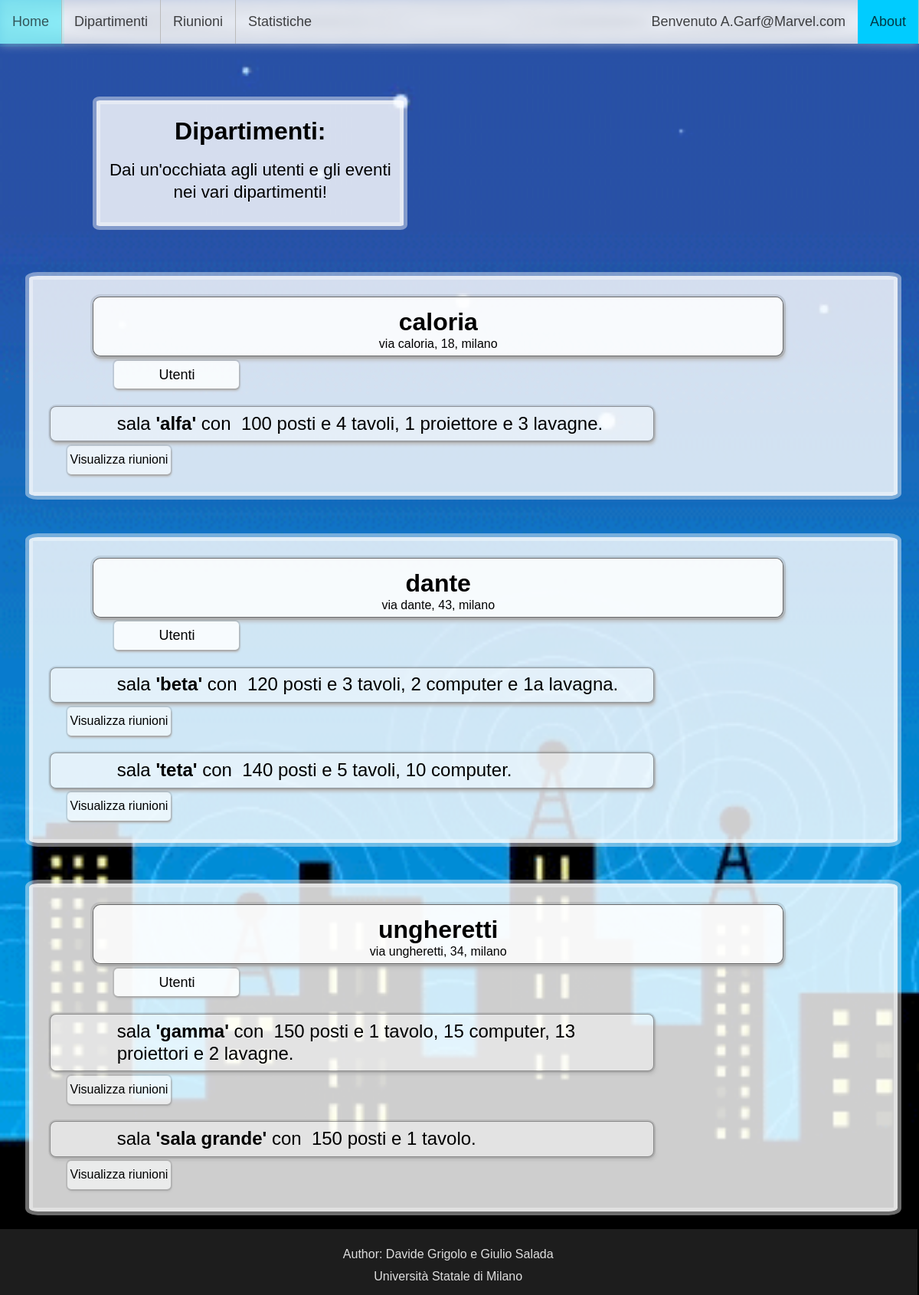
The page /Progetto/Frontend/SALEriun.php (signed in) on the database its author committed.
### tables this page shows
CREATE TABLE `sala_riunione` (
  `ID_Sala` int(11) NOT NULL,
  `nome` varchar(50) NOT NULL,
  `n_posti` int(11) DEFAULT 0,
  `n_tavoli` int(11) DEFAULT 0,
  `n_computer` int(11) DEFAULT NULL,
  `n_proiettori` int(11) DEFAULT NULL,
  `n_lavagne` int(11) DEFAULT NULL,
  `nome_Dipartimento` varchar(50) NOT NULL
);

CREATE TABLE `dipartimento` (
  `Nome` varchar(50) NOT NULL,
  `Indirizzo` varchar(255) NOT NULL
);

### Progetto/common/DBquery.php (called while the page is built, shortened)
<?php
function SALAriun2($data){
  include "../Backend/DBconnect.php";
  $query = "SELECT sala_riunione.*, riunione.*, dipartimento.Indirizzo
  FROM (sala_riunione LEFT JOIN riunione ON  riunione.ID_Sala = sala_riunione.ID_Sala)
  INNER JOIN dipartimento ON sala_riunione.nome_Dipartimento = dipartimento.Nome
  WHERE ((riunione.data >= $data) OR (riunione.data IS NULL))
  ORDER BY nome_Dipartimento, sala_riunione.nome, riunione.data DESC, riunione.orario_inizio DESC, riunione.ID_Riunione";
  $res = $cid->query($query)
    or die("<p>Impossibile eseguire query.</p>"
    . "<p>Codice errore " . $cid->errno
      . ": " . $cid->error) . "</p>";
  if ($res->num_rows > 0) {
    return $res;
  }
}
function SALAriun_Users($dip){
  include "../Backend/DBconnect.php";
  $query = "SELECT dipendente.nome, dipendente.cognome, dipendente.Email, dipendente.email_auth, dipendente.data_auth
  FROM dipendente
  WHERE nome_Dipartimento = '$dip'
  ORDER BY dipendente.nome, dipendente.cognome";
  $res = $cid->query($query)
    or die("<p>Impossibile eseguire query.</p>"
    . "<p>Codice errore " . $cid->errno
      . ": " . $cid->error) . "</p>";
  if ($res->num_rows > 0) {
    return $res;
  }
}
function SALAriun_IS_Dir($mail){
  include "../Backend/DBconnect.php";
  $query = "SELECT *
  FROM dipendente
  WHERE dipendente.Email = '$mail' AND dipendente.Ruolo = 'direttore'";
  $res = $cid->query($query)
    or die("<p>Impossibile eseguire query.</p>"
    . "<p>Codice errore " . $cid->errno
      . ": " . $cid->error) . "</p>";
  if ($res->num_rows > 0) {
    return true;
  } else {
    return false;
  }
}
?>

### Progetto/frontend/SALEriun.php (the view, shortened to what this page needs)
<!DOCTYPE html>
<html lang="en">
    <head>
        <link rel="stylesheet" type="text/css" href="../CSS/sito.css">
        <link rel="stylesheet" type="text/css" href="../CSS/SALEriun.css">
        <link rel="stylesheet" type="text/css" href="../CSS/SALEriun_REG.css">
    </head>
    <body>
        <?php session_start(); include "../Backend/PAGEcheck.php"; $mail = $_SESSION["logged"]; include "../common/NAVBar.php"; include "../common/DBquery.php";?>
        <div class="DIVbox MAINtitle">
            <h1>Dipartimenti:</h1>
            <p style = "margin-bottom: 0px; font-size:140%;">Dai un'occhiata agli utenti e gli eventi nei vari dipartimenti!</p>
        </div>
        <?php
        $res = SALAriun2(date("Y/m/d"));
        $prevDIP = '';
        $prevSALA = '';
        $RIUNapri = 0;
        if ($res != NULL){
            while($row = $res->fetch_assoc()) {
                if (($row['ID_Sala'] != $prevSALA) && ($RIUNapri == 1)){
                    echo "</table></details>";
                    $RIUNapri = 0;
                }
                if (($row['nome_Dipartimento'] != $prevDIP) && ($prevDIP != '')){
                    echo "</div>"; }
                if ($row['nome_Dipartimento'] != $prevDIP) {
                    echo '<div class="DIVbox">'
                    . "<div class='Title'><h1>" . $row['nome_Dipartimento']
                    . "</h1>" . $row['Indirizzo'] . "</div>";
                    $prevDIP = $row['nome_Dipartimento'];
                    $RESusers = SALAriun_Users($row['nome_Dipartimento']);
                    if ($RESusers != NULL){
                        echo "<details><summary class = 'BTNutenti'>Utenti</summary><table class='elenco'>";
                        while($ROWusers = $RESusers->fetch_assoc()) {
                            if (SALAriun_IS_Dir($mail)==true && $ROWusers["Email"] != $mail){
                                $ROWusersEMAIL = $ROWusers["Email"];
                                echo '</td><td>' .
                                '<a class=BTNreg onclick="return confirm_click();" href="../Backend/SALEriun_DEL.php?Email=' . "'" . $ROWusersEMAIL . "'" . '">ELIMINA</a>';
                                if (SALAriun_IS_Dir($ROWusers["Email"])!=true){
                                    if ($ROWusers["email_auth"] != NULL && $ROWusers["data_auth"] > date("Y-m-d")){
                                        echo "</td><td>autorizzato dal " . date("d-m-Y", strtotime($ROWusers["data_auth"]));
                                    } else if ($ROWusers["email_auth"] != NULL){
                                        echo "</td><td><a>Autorizzato</a></td><td>";
                                    } else if ($ROWusers["email_auth"] == NULL){
                                    echo "</td><td>" .
                                    '<form method="GET" action="../Backend/SALEriun_AUTH.php?" style ="display: inline">
                                    <details style ="margin-right:0;"><summary class = "BTNutenti " style ="display: inline; width: max-content; margin-left:0%; background-color:white;" >Autorizza</summary>
                                    <input type="date" name="AUTHdate" id="AUTHdate" style ="display: inline; margin-left:3%">
                                    <input class=BTNreg id="btnSubmit" type="submit" name = "OK" style ="display: inline; margin-left:3%">
                                    <input type = "hidden" name = "Email" value = "' . $ROWusersEMAIL . '" /></details></form>';
                                    }
                                } else if (SALAriun_IS_Dir($ROWusers["Email"])==true){
                                    echo "</td><td><a>Direttore</a></td><td>";
                                }
                            }
                        }
                        echo "</table></details>";
                    } else {
                        echo "<p>nessun dipendente</p>";
                    }
                }
                if (($RIUNapri != 1)){
                    echo "<div class='Title Sala'><h2>sala <b>'" . $row['nome'] . "'</b> con &nbsp" .
                    $row['n_posti'] . " posti";
                    if (!empty($row['n_tavoli'])){
                        if ($row['n_tavoli'] == 1){    echo " e 1" . " tavolo";
                        } else { echo " e " . $row['n_tavoli'] . "  tavoli"; }
                    }
                    if (empty($row['n_computer']) && empty($row['n_proiettori']) && empty($row['n_lavagne'])){
                    } else {
                        echo ", ";
                        if (!empty($row['n_computer'])){
                            echo " " . $row['n_computer'] . " computer";
                        }
                        if (!empty($row['n_proiettori'])){
                            if (!empty($row['n_computer']) && !empty($row['n_lavagne'])){
                                echo ",";
                            } else if (!empty($row['n_computer'])){
                                echo " e";
                            }
                            if ($row['n_proiettori'] == 1){ echo " 1" . " proiettore";
                            } else { echo " " . $row['n_proiettori'] . " proiettori"; }
                        }
                        if (!empty($row['n_lavagne'])){
                            if (!empty($row['n_computer']) || !empty($row['n_lavagne'])){
                                echo " e";
                            }
                            if ($row['n_lavagne'] == 1){    echo " 1a" . " lavagna";
                            } else { echo " " . $row['n_lavagne'] . "  lavagne"; }
                        }
                    }
                    echo ".</h2></div>";
                    $prevSALA = $row['ID_Sala']; }
                if (($row['ID_Riunione'] != NULL) && ($RIUNapri != 1)){
                    echo "<details><summary>Visualizza riunioni</summary>";
                    echo '<table class="elenco elencoRiunioni"><tr>
                    <td>ID</td>
                    <td>tema</td>
                    <td>data</td>
                    <td>inizio</td>
                    <td>fine</td>
                    <td>creatore</td></tr>';
                    $RIUNapri = 1;
                }
            }
            if ($RIUNapri == 1){
                echo "</table></details>";
            }
            echo "</div>";
        }
        ?>
    </body>
</html>

### Progetto/CSS/sito.css (style rules this page uses)
body { font-size: 12pt; line-height: 1.8em; font-family: Arial, sans-serif; background-image: url("../immagini/animated-pattern.gif"); background-size: auto 100%; background-attachment:fixed; color: #ffffffad; }
.DIVbox { text-align: center; height:min-content; position:static; color: black; outline: 5px solid rgba(253, 253, 253, 0.432); border: 5px solid rgba(253, 253, 253, 0.397); border-radius: 1%; background-color: rgba(255, 255, 255, 0.808); font-size:medium; line-height: fit-content; }
.footer { clear: both; position: relative; height: 80px; margin-top: -80px; width: 103%; margin-left: -3%; margin-bottom: -1%; text-align: center; padding: 3px; background-color: rgba(37, 37, 37, 0.801); color: rgba(255, 255, 255, 0.856); }

### Progetto/CSS/SALEriun.css (style rules this page uses)
details > summary { height: min-content; padding: 4px; width: fit-content; margin-left: 4%; background-color: #feffff98; border-radius: 5px; box-shadow: 1px 3px 3px #bbbbbb; cursor: pointer; font-size:medium; list-style-type:none; outline: 2px solid rgba(0, 0, 0, 0.089); }
.BTNutenti { width: 155px; font-size:large; background-color: #feffffda; margin-left: 9.5%; }
.DIVbox { padding-bottom: 2%; margin: 2.5%; margin-bottom: 2%; float: left; width:95%; }
.MAINtitle { margin: 5%; padding-bottom: 2%; width: 33%; margin-left: 10%; margin-bottom: 3%; margin-right: 2%; }
.Title { width: 80%; background-color: #ffffffd7; margin: 2%; margin-left:7%; margin-bottom: .5%; height: 2%; border: 1px solid rgba(0, 0, 0, 0.582); border-radius: 10px; outline: 3px solid rgba(0, 0, 0, 0.089); box-shadow: 2px 5px 5px #bbbbbb; }
.Sala { background-color: #ffffff70; box-shadow: 2px 4px 4px #bbbbbb; border-radius: 8px; width: 70%; margin-left:2%; border: .4px solid rgba(0, 0, 0, 0.397); outline: 2px solid rgba(0, 0, 0, 0.089); }
.Title h1, .Title h2 { margin: 0%; }
.Title h1 { padding: 2%; padding-bottom: 0%; font-weight:bold; }
.Title h2 { padding: 1%; margin-left:10%; text-align: left; font-weight:lighter; }

### rows shown on the page
sala_riunione: nome_Dipartimento "caloria", nome_Dipartimento.Indirizzo "via caloria, 18, milano", nome "alfa", n_posti "100", n_tavoli "4", n_proiettori "1", n_lavagne "3"
sala_riunione: nome_Dipartimento "dante", nome_Dipartimento.Indirizzo "via dante, 43, milano", nome "beta", n_posti "120", n_tavoli "3", n_computer "2", n_lavagne "e"
sala_riunione: nome "teta", n_posti "140", n_tavoli "5", n_computer "10"
sala_riunione: nome_Dipartimento "ungheretti", nome_Dipartimento.Indirizzo "via ungheretti, 34, milano", nome "gamma", n_posti "150", n_tavoli "e 1", n_computer "15", n_proiettori "13", n_lavagne "2"
sala_riunione: nome "sala grande", n_posti "150", n_tavoli "e 1"

### other values the page prints
$mail "A.Garf@Marvel.com"
